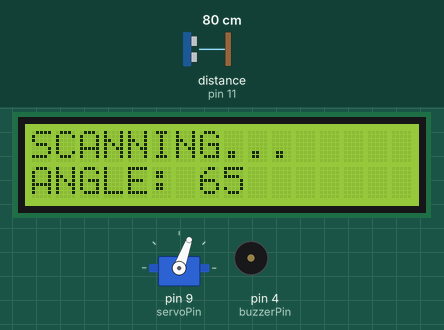
Recording of a sketch running on a simulated Arduino Uno, built with avr-gcc and run on an emulated ATmega328P. Shown: servo, 16×2 character LCD, buzzer (waves = sounding). Wiring (inferred from the names in the program): ultrasonic range finder: trigger pin 10; echo pin 11. The inputs (shaded band) are chosen by the test bench; at power-on: distance to the obstacle (sensor on pin 11) 80 cm. The echo pulse lasts 58.3 µs per cm.

Above: at 3.23 s.
3.3 s: distance to the obstacle (sensor on pin 11) set to 47 cm
At 4.98 s:
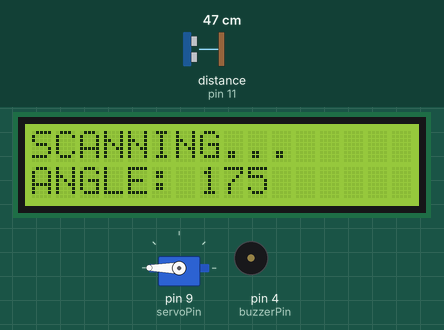
5.0 s: distance to the obstacle (sensor on pin 11) set to 39 cm
At 6.5 s:
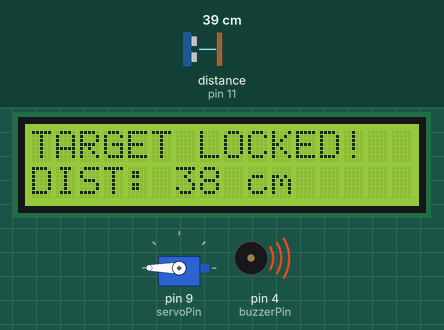
8.0 s: distance to the obstacle (sensor on pin 11) set to 60 cm
At 9.31 s:
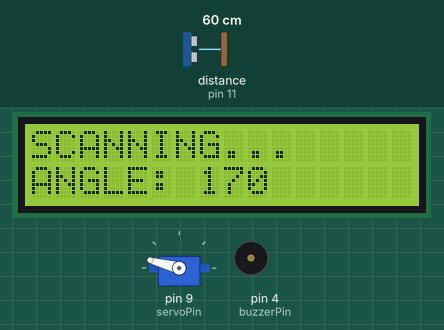
10.6 s: distance to the obstacle (sensor on pin 11) set to 2 cm
At 11.2 s:
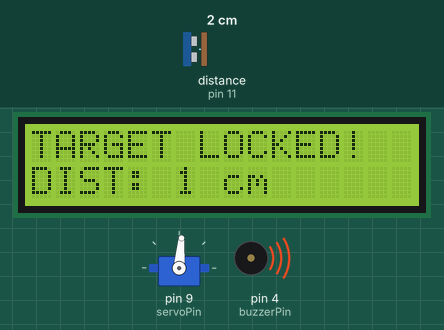
13.6 s: distance to the obstacle (sensor on pin 11) set to 120 cm
At 15.09 s:
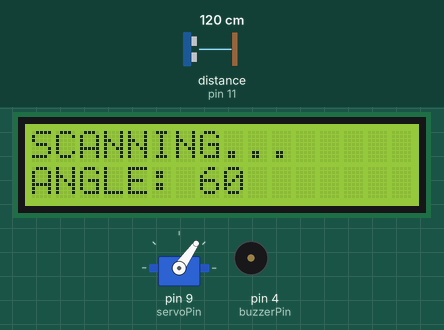
16.6 s: distance to the obstacle (sensor on pin 11) set to 4 cm
At 17.7 s:
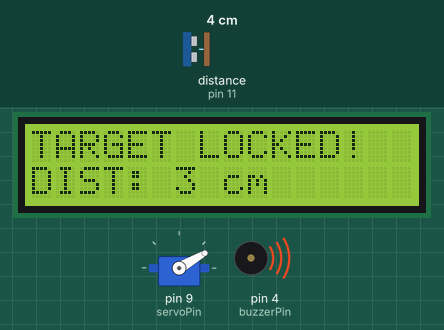
Timing chart, 0 to 24.3 s (numbered marks = the images above; inputs shaded):
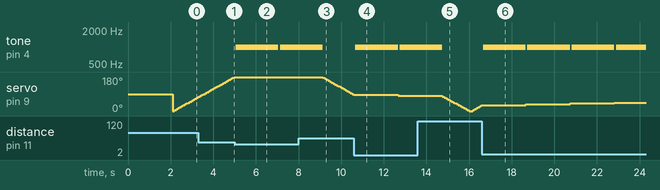

Measured:
- the behaviour switches between 42 and 41 cm on distance to the obstacle (sensor on pin 11) (found by bisection; images 1 and 2)
- after the input at 5.0 s, tone on pin 4 (buzzerPin): silent → 1000 Hz after 0.06 s, → silent 2.0 s later, → 1000 Hz 0.08 s later; servo on pin 9 (servoPin): stays 180° (without the input it goes to 175° after 0.14 s); the display: changes after 0.06 s (image 2)
- after the input at 8.0 s, tone on pin 4 (buzzerPin): goes on until 9.1 s, then stays silent; the display: first differs from a run without the input after 1.2 s (image 3 shows a later state)
- after the input at 10.6 s, tone on pin 4 (buzzerPin): silent → 1000 Hz after 0.07 s, → silent 2.0 s later, → 1000 Hz 0.08 s later; the display: changes after 0.07 s (image 4)
- after the input at 13.6 s, tone on pin 4 (buzzerPin): goes on until 14.8 s, then stays silent; the display: first differs from a run without the input after 1.2 s (image 5 shows a later state)
- after the input at 16.6 s, tone on pin 4 (buzzerPin): alternates 1000 Hz for 2.0 s and silent for 0.08 s, starting after 0.06 s; the display: changes after 0.06 s (image 6)
- what the display in image 2 shows lasts 2.0 s, from 5.1 s to 7.1 s

The sketch:

ATANDS_ino.ino
```cpp
#include <Wire.h>
#include <LiquidCrystal_I2C.h>
#include <Servo.h>

int trigPin = 10;           //pins
int echoPin = 11;
int servoPin = 9;
int buzzerPin = 4;

LiquidCrystal_I2C lcd(0x27, 16, 2);
Servo myServo;

void setup() {
  pinMode(trigPin, OUTPUT);
  pinMode(echoPin, INPUT);
  pinMode(buzzerPin, OUTPUT);

  myServo.attach(servoPin);

  lcd.init();
  lcd.backlight();


  lcd.setCursor(0, 0);
  lcd.print("ATANDS SYSTEM");
  lcd.setCursor(0, 1);
  lcd.print("READY TO SCAN");
  delay(2000);
  lcd.clear();
}

void loop() {

  for (int angle = 0; angle <= 180; angle += 5) {  //rotation
    checkTarget(angle);
  }


  for (int angle = 180; angle >= 0; angle -= 5) {    //return
    checkTarget(angle);
  }
}


long getDistance() {                              //Distance calculation
  digitalWrite(trigPin, LOW);
  delayMicroseconds(2);
  digitalWrite(trigPin, HIGH);
  delayMicroseconds(10);
  digitalWrite(trigPin, LOW);

  long duration = pulseIn(echoPin, HIGH);
  long distance = duration * 0.034 / 2;
  return distance;
}


void checkTarget(int angle) {                     //motor rotation
  myServo.write(angle);
  delay(50);

  long dist = getDistance();


  if (dist > 0 && dist <= 40) {                  //Threshold =40cm

    lcd.clear();
    lcd.setCursor(0, 0);
    lcd.print("TARGET LOCKED!");
    lcd.setCursor(0, 1);
    lcd.print("DIST: ");
    lcd.print(dist);
    lcd.print(" cm");


    tone(buzzerPin, 1000);
    delay(2000);
    noTone(buzzerPin);


    lcd.clear();
  }
  else {

    digitalWrite(buzzerPin, LOW);               //Scanning
    lcd.setCursor(0, 0);
    lcd.print("SCANNING...    ");
    lcd.setCursor(0, 1);
    lcd.print("ANGLE: ");
    lcd.print(angle);
    lcd.print("  ");
  }
}
```
